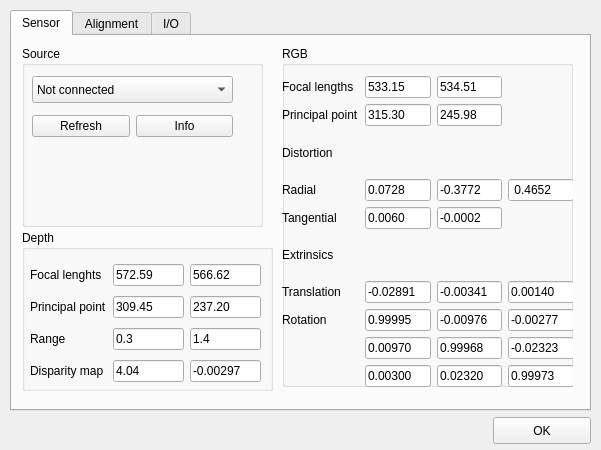
<?xml version="1.0" encoding="UTF-8"?>
<ui version="4.0">
 <class>Params</class>
 <widget class="QWidget" name="Params">
  <property name="geometry">
   <rect>
    <x>0</x>
    <y>0</y>
    <width>601</width>
    <height>450</height>
   </rect>
  </property>
  <property name="windowTitle">
   <string>Preferences</string>
  </property>
  <widget class="QTabWidget" name="tabWidget">
   <property name="geometry">
    <rect>
     <x>10</x>
     <y>10</y>
     <width>581</width>
     <height>401</height>
    </rect>
   </property>
   <property name="currentIndex">
    <number>0</number>
   </property>
   <widget class="QWidget" name="sensorTab">
    <attribute name="title">
     <string>Sensor</string>
    </attribute>
    <widget class="QGroupBox" name="depthGroupBox">
     <property name="geometry">
      <rect>
       <x>10</x>
       <y>194</y>
       <width>251</width>
       <height>161</height>
      </rect>
     </property>
     <property name="title">
      <string>Depth</string>
     </property>
     <widget class="QWidget" name="gridLayoutWidget">
      <property name="geometry">
       <rect>
        <x>8</x>
        <y>30</y>
        <width>231</width>
        <height>128</height>
       </rect>
      </property>
      <layout class="QGridLayout" name="depthLayout">
       <item row="3" column="0">
        <widget class="QLabel" name="dispLabel">
         <property name="text">
          <string>Disparity map</string>
         </property>
        </widget>
       </item>
       <item row="1" column="0">
        <widget class="QLabel" name="cLabel">
         <property name="text">
          <string>Principal point</string>
         </property>
        </widget>
       </item>
       <item row="0" column="2">
        <widget class="QLineEdit" name="fuEdit">
         <property name="text">
          <string>566.62</string>
         </property>
        </widget>
       </item>
       <item row="0" column="1">
        <widget class="QLineEdit" name="fvEdit">
         <property name="text">
          <string>572.59</string>
         </property>
        </widget>
       </item>
       <item row="1" column="1">
        <widget class="QLineEdit" name="cuEdit">
         <property name="text">
          <string>309.45</string>
         </property>
        </widget>
       </item>
       <item row="3" column="2">
        <widget class="QLineEdit" name="c1Edit">
         <property name="text">
          <string>-0.00297</string>
         </property>
        </widget>
       </item>
       <item row="0" column="0">
        <widget class="QLabel" name="fLabel">
         <property name="text">
          <string>Focal lenghts</string>
         </property>
        </widget>
       </item>
       <item row="1" column="2">
        <widget class="QLineEdit" name="cvEdit">
         <property name="text">
          <string>237.20</string>
         </property>
        </widget>
       </item>
       <item row="3" column="1">
        <widget class="QLineEdit" name="c0Edit">
         <property name="text">
          <string>4.04</string>
         </property>
        </widget>
       </item>
       <item row="2" column="0">
        <widget class="QLabel" name="rLabel">
         <property name="text">
          <string>Range</string>
         </property>
        </widget>
       </item>
       <item row="2" column="1">
        <widget class="QLineEdit" name="zminEdit">
         <property name="text">
          <string>0.3</string>
         </property>
        </widget>
       </item>
       <item row="2" column="2">
        <widget class="QLineEdit" name="zmaxEdit">
         <property name="text">
          <string>1.4</string>
         </property>
        </widget>
       </item>
      </layout>
     </widget>
    </widget>
    <widget class="QGroupBox" name="rgbGroupBox">
     <property name="geometry">
      <rect>
       <x>270</x>
       <y>10</y>
       <width>291</width>
       <height>341</height>
      </rect>
     </property>
     <property name="title">
      <string>RGB</string>
     </property>
     <widget class="QWidget" name="gridLayoutWidget_3">
      <property name="geometry">
       <rect>
        <x>0</x>
        <y>30</y>
        <width>292</width>
        <height>311</height>
       </rect>
      </property>
      <layout class="QGridLayout" name="rgbLayout">
       <item row="0" column="0">
        <widget class="QLabel" name="fRgbLabel">
         <property name="text">
          <string>Focal lengths</string>
         </property>
        </widget>
       </item>
       <item row="4" column="2">
        <widget class="QLineEdit" name="k3Edit">
         <property name="text">
          <string>-0.0002</string>
         </property>
        </widget>
       </item>
       <item row="9" column="2">
        <widget class="QLineEdit" name="r32Edit">
         <property name="text">
          <string>0.02320</string>
         </property>
        </widget>
       </item>
       <item row="7" column="3">
        <widget class="QLineEdit" name="r13Edit">
         <property name="text">
          <string>-0.00277</string>
         </property>
        </widget>
       </item>
       <item row="1" column="1">
        <widget class="QLineEdit" name="cuRgbEdit">
         <property name="text">
          <string>315.30</string>
         </property>
        </widget>
       </item>
       <item row="0" column="1">
        <widget class="QLineEdit" name="fuRgbEdit">
         <property name="text">
          <string>533.15</string>
         </property>
        </widget>
       </item>
       <item row="3" column="0">
        <widget class="QLabel" name="radLabel">
         <property name="text">
          <string>Radial</string>
         </property>
        </widget>
       </item>
       <item row="9" column="3">
        <widget class="QLineEdit" name="r33Edit">
         <property name="text">
          <string>0.99973</string>
         </property>
        </widget>
       </item>
       <item row="3" column="2">
        <widget class="QLineEdit" name="k1Edit">
         <property name="text">
          <string>-0.3772</string>
         </property>
        </widget>
       </item>
       <item row="8" column="2">
        <widget class="QLineEdit" name="r22Edit">
         <property name="text">
          <string>0.99968</string>
         </property>
        </widget>
       </item>
       <item row="8" column="3">
        <widget class="QLineEdit" name="r23Edit">
         <property name="text">
          <string>-0.02323</string>
         </property>
        </widget>
       </item>
       <item row="0" column="2">
        <widget class="QLineEdit" name="fvRgbEdit">
         <property name="text">
          <string>534.51</string>
         </property>
        </widget>
       </item>
       <item row="6" column="0">
        <widget class="QLabel" name="transLabel">
         <property name="text">
          <string>Translation</string>
         </property>
        </widget>
       </item>
       <item row="3" column="1">
        <widget class="QLineEdit" name="k0Edit">
         <property name="text">
          <string>0.0728</string>
         </property>
        </widget>
       </item>
       <item row="1" column="0">
        <widget class="QLabel" name="cRgbLabel">
         <property name="text">
          <string>Principal point</string>
         </property>
        </widget>
       </item>
       <item row="4" column="0">
        <widget class="QLabel" name="tanLabel">
         <property name="text">
          <string>Tangential</string>
         </property>
        </widget>
       </item>
       <item row="9" column="1">
        <widget class="QLineEdit" name="r31Edit">
         <property name="text">
          <string>0.00300</string>
         </property>
        </widget>
       </item>
       <item row="5" column="0">
        <widget class="QLabel" name="extrinsicsLabel">
         <property name="text">
          <string>Extrinsics</string>
         </property>
        </widget>
       </item>
       <item row="4" column="1">
        <widget class="QLineEdit" name="k2Edit">
         <property name="text">
          <string>0.0060</string>
         </property>
        </widget>
       </item>
       <item row="7" column="0">
        <widget class="QLabel" name="rotLabel">
         <property name="text">
          <string>Rotation</string>
         </property>
        </widget>
       </item>
       <item row="6" column="1">
        <widget class="QLineEdit" name="txEdit">
         <property name="text">
          <string>-0.02891</string>
         </property>
        </widget>
       </item>
       <item row="8" column="1">
        <widget class="QLineEdit" name="r21Edit">
         <property name="text">
          <string>0.00970</string>
         </property>
        </widget>
       </item>
       <item row="7" column="1">
        <widget class="QLineEdit" name="r11Edit">
         <property name="text">
          <string>0.99995</string>
         </property>
        </widget>
       </item>
       <item row="7" column="2">
        <widget class="QLineEdit" name="r12Edit">
         <property name="text">
          <string>-0.00976</string>
         </property>
        </widget>
       </item>
       <item row="6" column="2">
        <widget class="QLineEdit" name="tyEdit">
         <property name="text">
          <string>-0.00341</string>
         </property>
        </widget>
       </item>
       <item row="3" column="3">
        <widget class="QLineEdit" name="k4Edit">
         <property name="text">
          <string> 0.4652</string>
         </property>
        </widget>
       </item>
       <item row="2" column="0">
        <widget class="QLabel" name="distLabel">
         <property name="text">
          <string>Distortion</string>
         </property>
        </widget>
       </item>
       <item row="6" column="3">
        <widget class="QLineEdit" name="tzEdit">
         <property name="text">
          <string>0.00140</string>
         </property>
        </widget>
       </item>
       <item row="1" column="2">
        <widget class="QLineEdit" name="cvRgbEdit">
         <property name="text">
          <string>245.98</string>
         </property>
        </widget>
       </item>
      </layout>
     </widget>
    </widget>
    <widget class="QGroupBox" name="sourceGroupBox">
     <property name="geometry">
      <rect>
       <x>10</x>
       <y>10</y>
       <width>241</width>
       <height>181</height>
      </rect>
     </property>
     <property name="title">
      <string>Source</string>
     </property>
     <widget class="QWidget" name="horizontalLayoutWidget">
      <property name="geometry">
       <rect>
        <x>10</x>
        <y>60</y>
        <width>201</width>
        <height>41</height>
       </rect>
      </property>
      <layout class="QHBoxLayout" name="sourceButtons">
       <item>
        <widget class="QPushButton" name="refreshButton">
         <property name="text">
          <string>Refresh</string>
         </property>
        </widget>
       </item>
       <item>
        <widget class="QPushButton" name="infoButton">
         <property name="text">
          <string>Info</string>
         </property>
        </widget>
       </item>
      </layout>
     </widget>
     <widget class="QComboBox" name="sourceComboBox">
      <property name="geometry">
       <rect>
        <x>10</x>
        <y>30</y>
        <width>201</width>
        <height>27</height>
       </rect>
      </property>
      <item>
       <property name="text">
        <string>Not connected</string>
       </property>
      </item>
     </widget>
    </widget>
   </widget>
   <widget class="QWidget" name="alignTab">
    <attribute name="title">
     <string>Alignment</string>
    </attribute>
    <widget class="QCheckBox" name="centerCheckBox">
     <property name="geometry">
      <rect>
       <x>20</x>
       <y>290</y>
       <width>101</width>
       <height>22</height>
      </rect>
     </property>
     <property name="text">
      <string>Center CS</string>
     </property>
    </widget>
    <widget class="QWidget" name="gridLayoutWidget_2">
     <property name="geometry">
      <rect>
       <x>20</x>
       <y>20</y>
       <width>281</width>
       <height>250</height>
      </rect>
     </property>
     <layout class="QGridLayout" name="gridLayout">
      <item row="0" column="1">
       <widget class="QLineEdit" name="noFeatEdit">
        <property name="text">
         <string>1000</string>
        </property>
       </widget>
      </item>
      <item row="2" column="1">
       <widget class="QLineEdit" name="pointThresholdEdit">
        <property name="text">
         <string>0.1</string>
        </property>
       </widget>
      </item>
      <item row="1" column="1">
       <widget class="QLineEdit" name="noOctavesEdit">
        <property name="text">
         <string>5</string>
        </property>
       </widget>
      </item>
      <item row="0" column="0">
       <widget class="QLabel" name="noFeatLabel">
        <property name="text">
         <string>SIFT Number of Features</string>
        </property>
       </widget>
      </item>
      <item row="6" column="0">
       <widget class="QLabel" name="acceptanceLabel">
        <property name="text">
         <string>Acceptance Threshold</string>
        </property>
       </widget>
      </item>
      <item row="4" column="1">
       <widget class="QLineEdit" name="goodMatchEdit">
        <property name="text">
         <string>0.8</string>
        </property>
       </widget>
      </item>
      <item row="1" column="0">
       <widget class="QLabel" name="label">
        <property name="text">
         <string>SIFT Number of Octaves</string>
        </property>
       </widget>
      </item>
      <item row="3" column="1">
       <widget class="QLineEdit" name="edgeThresholdEdit">
        <property name="text">
         <string>10</string>
        </property>
       </widget>
      </item>
      <item row="3" column="0">
       <widget class="QLabel" name="edgeThresholdLabel">
        <property name="text">
         <string>SIFT Edge Threshold</string>
        </property>
       </widget>
      </item>
      <item row="6" column="1">
       <widget class="QLineEdit" name="acceptanceEdit">
        <property name="text">
         <string>0.01</string>
        </property>
       </widget>
      </item>
      <item row="4" column="0">
       <widget class="QLabel" name="goodMatchLabel">
        <property name="text">
         <string>Feature Rejection Threshold</string>
        </property>
       </widget>
      </item>
      <item row="5" column="1">
       <widget class="QLineEdit" name="nosamplesEdit">
        <property name="text">
         <string>10000</string>
        </property>
       </widget>
      </item>
      <item row="5" column="0">
       <widget class="QLabel" name="nosamplesLabel">
        <property name="text">
         <string>RANSAC Sample Size</string>
        </property>
       </widget>
      </item>
      <item row="2" column="0">
       <widget class="QLabel" name="pointThresholdLabel">
        <property name="text">
         <string>SIFT Point Threshold</string>
        </property>
       </widget>
      </item>
     </layout>
    </widget>
   </widget>
   <widget class="QWidget" name="ioTab">
    <attribute name="title">
     <string>I/O</string>
    </attribute>
    <widget class="QGroupBox" name="plyGroupBox">
     <property name="geometry">
      <rect>
       <x>10</x>
       <y>10</y>
       <width>271</width>
       <height>121</height>
      </rect>
     </property>
     <property name="title">
      <string>PLY</string>
     </property>
     <widget class="QWidget" name="horizontalLayoutWidget_6">
      <property name="geometry">
       <rect>
        <x>10</x>
        <y>30</y>
        <width>252</width>
        <height>31</height>
       </rect>
      </property>
      <layout class="QHBoxLayout" name="triangulationControl">
       <item>
        <widget class="QCheckBox" name="triangulateCheckBox">
         <property name="text">
          <string>Triangulate</string>
         </property>
         <property name="checked">
          <bool>true</bool>
         </property>
        </widget>
       </item>
       <item>
        <spacer name="horizontalSpacer">
         <property name="orientation">
          <enum>Qt::Horizontal</enum>
         </property>
         <property name="sizeHint" stdset="0">
          <size>
           <width>40</width>
           <height>20</height>
          </size>
         </property>
        </spacer>
       </item>
       <item>
        <widget class="QLabel" name="labelTriangulation">
         <property name="text">
          <string>Threshold</string>
         </property>
        </widget>
       </item>
       <item>
        <widget class="QLineEdit" name="triEdit">
         <property name="enabled">
          <bool>false</bool>
         </property>
         <property name="text">
          <string>10</string>
         </property>
        </widget>
       </item>
      </layout>
     </widget>
    </widget>
    <widget class="QGroupBox" name="exrGroupBox">
     <property name="geometry">
      <rect>
       <x>10</x>
       <y>130</y>
       <width>271</width>
       <height>81</height>
      </rect>
     </property>
     <property name="title">
      <string>EXR</string>
     </property>
     <widget class="QCheckBox" name="saveDepthCheckBox">
      <property name="geometry">
       <rect>
        <x>10</x>
        <y>30</y>
        <width>121</width>
        <height>22</height>
       </rect>
      </property>
      <property name="text">
       <string>Save depth</string>
      </property>
      <property name="checked">
       <bool>false</bool>
      </property>
     </widget>
     <widget class="QCheckBox" name="alignRGBCheckBox">
      <property name="geometry">
       <rect>
        <x>130</x>
        <y>30</y>
        <width>131</width>
        <height>22</height>
       </rect>
      </property>
      <property name="text">
       <string>Align with RGB</string>
      </property>
      <property name="checked">
       <bool>false</bool>
      </property>
     </widget>
    </widget>
   </widget>
  </widget>
  <widget class="QPushButton" name="okButton">
   <property name="geometry">
    <rect>
     <x>493</x>
     <y>417</y>
     <width>98</width>
     <height>27</height>
    </rect>
   </property>
   <property name="text">
    <string>OK</string>
   </property>
  </widget>
 </widget>
 <resources/>
 <connections>
  <connection>
   <sender>okButton</sender>
   <signal>clicked()</signal>
   <receiver>Params</receiver>
   <slot>hide()</slot>
   <hints>
    <hint type="sourcelabel">
     <x>530</x>
     <y>418</y>
    </hint>
    <hint type="destinationlabel">
     <x>294</x>
     <y>218</y>
    </hint>
   </hints>
  </connection>
  <connection>
   <sender>triangulateCheckBox</sender>
   <signal>toggled(bool)</signal>
   <receiver>triEdit</receiver>
   <slot>setEnabled(bool)</slot>
   <hints>
    <hint type="sourcelabel">
     <x>86</x>
     <y>75</y>
    </hint>
    <hint type="destinationlabel">
     <x>263</x>
     <y>76</y>
    </hint>
   </hints>
  </connection>
 </connections>
</ui>
